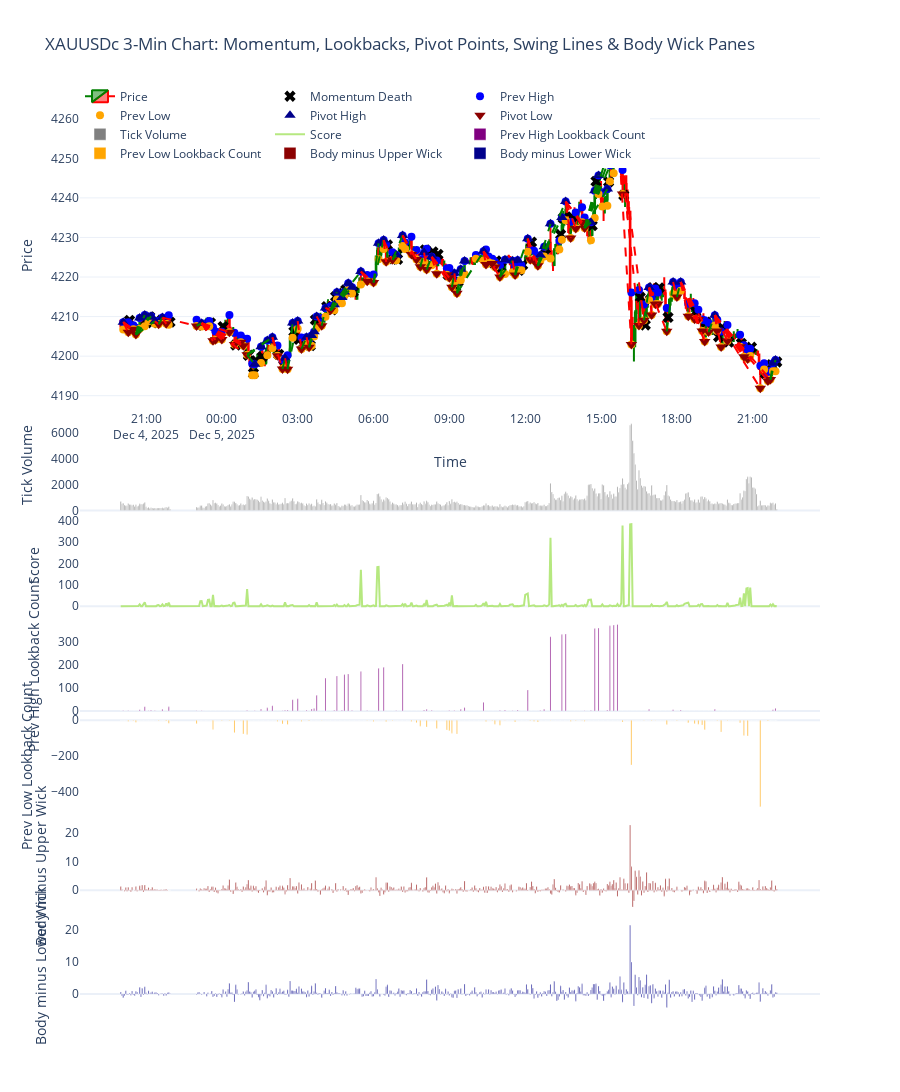

The notebook cell saved with this chart:
### Markdown cell above
only mark 'Momentum death' if the corresponding candlestick has 'body-upper' AND 'body-lower' positive values

### Code cell
import MetaTrader5 as mt5
import pandas as pd
import numpy as np
import plotly.graph_objects as go
from datetime import datetime, timedelta

# -------------------------
# 1. Initialize MT5
# -------------------------
if not mt5.initialize():
    print("MT5 initialization failed")
    mt5.shutdown()

# -------------------------
# 2. Fetch 3-minute data
# -------------------------
symbol = "XAUUSDc"
timeframe = mt5.TIMEFRAME_M3
n_bars = 500
utc_from = datetime.now() - timedelta(days=5)

rates = mt5.copy_rates_from(symbol, timeframe, utc_from, n_bars)
mt5.shutdown()

# -------------------------
# 3. Convert to DataFrame
# -------------------------
df = pd.DataFrame(rates)
df['time'] = pd.to_datetime(df['time'], unit='s')
df.set_index('time', inplace=True)
df = df[df.index.dayofweek < 5]

# -------------------------
# 4. Body / Wick Calculations (for Body-Upper and Body-Lower panes)
# -------------------------
df['body'] = abs(df['close'] - df['open'])
df['upper_wick'] = df['high'] - df[['open','close']].max(axis=1)
df['lower_wick'] = df[['open','close']].min(axis=1) - df['low']
df['body_minus_upper'] = df['body'] - df['upper_wick']
df['body_minus_lower'] = df['body'] - df['lower_wick']

# -------------------------
# 5. Compute Infinite Lookback Score (momentum)
# -------------------------
scores = [0]
for i in range(1, len(df)):
    curr_vol = df['tick_volume'].iloc[i]
    prev_vol = df['tick_volume'].iloc[i - 1]

    if curr_vol <= prev_vol:
        scores.append(0)
        continue

    score = 0
    j = i - 1
    while j >= 0:
        if df['tick_volume'].iloc[j] < curr_vol:
            score += 1
            j -= 1
        else:
            break
    scores.append(score)

df['score'] = scores

# -------------------------
# 6. Detect Momentum Death Points (only if body-minus-upper and body-minus-lower positive)
# -------------------------
momentum_death_x = []
momentum_death_y = []

for i in range(1, len(df)):
    if df['score'].iloc[i - 1] > 0 and df['score'].iloc[i] == 0:
        if df['body_minus_upper'].iloc[i] > 0 and df['body_minus_lower'].iloc[i] > 0:
            momentum_death_x.append(df.index[i])
            momentum_death_y.append(df['close'].iloc[i])

# -------------------------
# 7. Detect prev high/low marks
# -------------------------
prev_high_x = []
prev_high_y = []
prev_low_x = []
prev_low_y = []

for i in range(1, len(df)):
    if df['score'].iloc[i - 1] > 0 and df['score'].iloc[i] == 0:
        prev_high_x.append(df.index[i - 1])
        prev_high_y.append(df['high'].iloc[i - 1])
        prev_low_x.append(df.index[i - 1])
        prev_low_y.append(df['low'].iloc[i - 1])

# -------------------------
# 8. Compute Infinite-Left Lookback Count for Prev High
# -------------------------
prev_high_lookback_score = np.zeros(len(df))
prev_high_indices = [df.index.get_loc(x) for x in prev_high_x]

for idx in prev_high_indices:
    current_high = df['high'].iloc[idx]
    j = idx - 1
    lookback_count = 0
    while j >= 0:
        if df['low'].iloc[j] <= current_high <= df['high'].iloc[j]:
            break
        lookback_count += 1
        j -= 1
    prev_high_lookback_score[idx] = lookback_count

df['prev_high_lookback_score'] = prev_high_lookback_score

# -------------------------
# 9. Compute Infinite-Left Lookback Count for Prev Low (negative)
# -------------------------
prev_low_lookback_score = np.zeros(len(df))
prev_low_indices = [df.index.get_loc(x) for x in prev_low_x]

for idx in prev_low_indices:
    current_low = df['low'].iloc[idx]
    j = idx - 1
    lookback_count = 0
    while j >= 0:
        if df['low'].iloc[j] <= current_low <= df['high'].iloc[j]:
            break
        lookback_count += 1
        j -= 1
    prev_low_lookback_score[idx] = -lookback_count

df['prev_low_lookback_score'] = prev_low_lookback_score

# -------------------------
# 10. Determine Pivot Highs and Lows
# -------------------------
pivot_high_x = []
pivot_high_y = []
pivot_low_x = []
pivot_low_y = []

for i in range(len(df)):
    ph_score = df['prev_high_lookback_score'].iloc[i]
    pl_score = abs(df['prev_low_lookback_score'].iloc[i])

    if ph_score > pl_score and ph_score != 0:
        pivot_high_x.append(df.index[i])
        pivot_high_y.append(df['high'].iloc[i])
    elif pl_score > ph_score and pl_score != 0:
        pivot_low_x.append(df.index[i])
        pivot_low_y.append(df['low'].iloc[i])

# -------------------------
# 11. Connect Pivot Points with Break Lines
# -------------------------
swing_lines = []

pivot_points = sorted(
    [(x, y, 'high') for x, y in zip(pivot_high_x, pivot_high_y)] +
    [(x, y, 'low') for x, y in zip(pivot_low_x, pivot_low_y)],
    key=lambda t: t[0]
)

for i in range(len(pivot_points)):
    curr_time, curr_price, curr_type = pivot_points[i]

    for j in range(i - 1, -1, -1):
        prev_time, prev_price, prev_type = pivot_points[j]
        if prev_type != curr_type:
            line_color = 'green' if curr_type == 'high' else 'red'
            swing_lines.append({
                'x0': prev_time, 'y0': prev_price,
                'x1': curr_time, 'y1': curr_price,
                'color': line_color
            })
            break

# -------------------------
# 12. Plot 7-pane chart
# -------------------------
fig = go.Figure()

# Price pane
fig.add_trace(go.Candlestick(
    x=df.index,
    open=df['open'],
    high=df['high'],
    low=df['low'],
    close=df['close'],
    name='Price',
    increasing_line_color='green',
    decreasing_line_color='red'
))

# Momentum-death markers
fig.add_trace(go.Scatter(
    x=momentum_death_x,
    y=momentum_death_y,
    mode='markers',
    name='Momentum Death',
    marker=dict(size=10, color='black', symbol='x'),
    yaxis='y'
))

# Prev high/low circles
fig.add_trace(go.Scatter(
    x=prev_high_x,
    y=prev_high_y,
    mode='markers',
    name='Prev High',
    marker=dict(size=8, color='blue', symbol='circle'),
    yaxis='y'
))
fig.add_trace(go.Scatter(
    x=prev_low_x,
    y=prev_low_y,
    mode='markers',
    name='Prev Low',
    marker=dict(size=8, color='orange', symbol='circle'),
    yaxis='y'
))

# Pivot markers
fig.add_trace(go.Scatter(
    x=pivot_high_x,
    y=pivot_high_y,
    mode='markers',
    name='Pivot High',
    marker=dict(size=10, color='darkblue', symbol='triangle-up'),
    yaxis='y'
))
fig.add_trace(go.Scatter(
    x=pivot_low_x,
    y=pivot_low_y,
    mode='markers',
    name='Pivot Low',
    marker=dict(size=10, color='darkred', symbol='triangle-down'),
    yaxis='y'
))

# Add swing/break lines
for line in swing_lines:
    fig.add_shape(
        type='line',
        x0=line['x0'], y0=line['y0'],
        x1=line['x1'], y1=line['y1'],
        line=dict(color=line['color'], width=2, dash='dash'),
        xref='x', yref='y'
    )

# Tick Volume pane
fig.add_trace(go.Bar(
    x=df.index,
    y=df['tick_volume'],
    name='Tick Volume',
    marker_color='gray',
    yaxis='y2'
))

# Momentum score pane
fig.add_trace(go.Scatter(
    x=df.index,
    y=df['score'],
    mode='lines',
    name='Score',
    marker=dict(size=4),
    yaxis='y3'
))

# Prev High Lookback Count pane
fig.add_trace(go.Bar(
    x=df.index,
    y=df['prev_high_lookback_score'],
    name='Prev High Lookback Count',
    marker_color='purple',
    yaxis='y4'
))

# Prev Low Lookback Count pane
fig.add_trace(go.Bar(
    x=df.index,
    y=df['prev_low_lookback_score'],
    name='Prev Low Lookback Count',
    marker_color='orange',
    yaxis='y5'
))

# Body minus Upper Wick pane
fig.add_trace(go.Bar(
    x=df.index,
    y=df['body_minus_upper'],
    name='Body minus Upper Wick',
    marker_color='darkred',
    yaxis='y6'
))

# Body minus Lower Wick pane
fig.add_trace(go.Bar(
    x=df.index,
    y=df['body_minus_lower'],
    name='Body minus Lower Wick',
    marker_color='darkblue',
    yaxis='y7'
))

# Layout
fig.update_layout(
    template='plotly_white',
    title='XAUUSDc 3-Min Chart: Momentum, Lookbacks, Pivot Points, Swing Lines & Body Wick Panes',
    xaxis=dict(title='Time', rangeslider=dict(visible=False)),

    yaxis=dict(title='Price', domain=[0.66, 1]),
    yaxis2=dict(title='Tick Volume', domain=[0.55, 0.65], showgrid=False),
    yaxis3=dict(title='Score', domain=[0.44, 0.54], showgrid=False),
    yaxis4=dict(title='Prev High Lookback Count', domain=[0.33, 0.43], showgrid=False),
    yaxis5=dict(title='Prev Low Lookback Count', domain=[0.22, 0.32], showgrid=False),
    yaxis6=dict(title='Body minus Upper Wick', domain=[0.11, 0.21], showgrid=False),
    yaxis7=dict(title='Body minus Lower Wick', domain=[0.00, 0.10], showgrid=False),

    height=1400,
    legend=dict(orientation='h', y=1.02, x=0)
)

fig.show()

### Figure 1 — Plotly figure (JSON) as saved in the notebook; plotly's stock layout.template omitted (floating-point values rounded to 4 significant figures; data arrays with more than 128 entries replaced by an {"elided": "..."} marker saying what was removed)
{"data": [{"close": {"elided": "500 float values"}, "decreasing": {"line": {"color": "red"}}, "high": {"elided": "500 float values"}, "increasing": {"line": {"color": "green"}}, "low": {"elided": "500 float values"}, "name": "Price", "open": {"elided": "500 float values"}, "type": "candlestick", "x": {"elided": "500 str values"}}, {"marker": {"color": "black", "size": 10, "symbol": "x"}, "mode": "markers", "name": "Momentum Death", "type": "scatter", "x": ["2025-12-04T20:21:00", "2025-12-04T21:00:00", "2025-12-04T21:09:00", "2025-12-04T21:15:00", "2025-12-04T21:24:00", "2025-12-04T21:57:00", "2025-12-04T23:15:00", "2025-12-04T23:33:00", "2025-12-05T00:03:00", "2025-12-05T00:33:00", "2025-12-05T01:03:00", "2025-12-05T01:15:00", "2025-12-05T01:21:00", "2025-12-05T01:36:00", "2025-12-05T02:15:00", "2025-12-05T02:27:00", "2025-12-05T02:51:00", "2025-12-05T03:03:00", "2025-12-05T03:12:00", "2025-12-05T03:24:00", "2025-12-05T03:30:00", "2025-12-05T03:42:00", "2025-12-05T04:09:00", "2025-12-05T04:21:00", "2025-12-05T04:30:00", "2025-12-05T04:36:00", "2025-12-05T04:48:00", "2025-12-05T04:54:00", "2025-12-05T05:12:00", "2025-12-05T06:33:00", "2025-12-05T06:48:00", "2025-12-05T06:57:00", "2025-12-05T07:12:00", "2025-12-05T08:03:00", "2025-12-05T08:21:00", "2025-12-05T08:33:00", "2025-12-05T08:57:00", "2025-12-05T09:03:00", "2025-12-05T09:15:00", "2025-12-05T09:21:00", "2025-12-05T10:45:00", "2025-12-05T10:51:00", "2025-12-05T11:03:00", "2025-12-05T11:45:00", "2025-12-05T11:54:00", "2025-12-05T12:15:00", "2025-12-05T12:48:00", "2025-12-05T13:24:00", "2025-12-05T13:30:00", "2025-12-05T13:51:00", "2025-12-05T14:39:00", "2025-12-05T14:48:00", "2025-12-05T15:18:00", "2025-12-05T15:42:00", "2025-12-05T15:54:00", "2025-12-05T16:33:00", "2025-12-05T16:45:00", "2025-12-05T16:57:00", "2025-12-05T17:03:00", "2025-12-05T17:18:00", "2025-12-05T17:39:00", "2025-12-05T18:45:00", "2025-12-05T19:09:00", "2025-12-05T19:39:00", "2025-12-05T19:48:00", "2025-12-05T20:03:00", "2025-12-05T20:33:00", "2025-12-05T20:57:00", "2025-12-05T21:30:00", "2025-12-05T21:45:00", "2025-12-05T21:57:00"], "y": [4209.0, 4209.0, 4210.0, 4208.0, 4209.0, 4209.0, 4208.0, 4208.0, 4207.0, 4203.0, 4200.0, 4196.0, 4199.0, 4200.0, 4200.0, 4198.0, 4206.0, 4204.0, 4203.0, 4203.0, 4203.0, 4209.0, 4213.0, 4212.0, 4215.0, 4214.0, 4216.0, 4217.0, 4216.0, 4228.0, 4225.0, 4224.0, 4227.0, 4227.0, 4226.0, 4226.0, 4221.0, 4220.0, 4217.0, 4219.0, 4224.0, 4224.0, 4222.0, 4222.0, 4223.0, 4229.0, 4226.0, 4231.0, 4235.0, 4235.0, 4233.0, 4244.0, 4244.0, 4254.0, 4241.0, 4215.0, 4208.0, 4214.0, 4217.0, 4217.0, 4210.0, 4211.0, 4209.0, 4205.0, 4207.0, 4204.0, 4203.0, 4202.0, 4196.0, 4198.0, 4199.0], "yaxis": "y"}, {"marker": {"color": "blue", "size": 8, "symbol": "circle"}, "mode": "markers", "name": "Prev High", "type": "scatter", "x": {"elided": "140 str values"}, "y": {"elided": "140 float values"}, "yaxis": "y"}, {"marker": {"color": "orange", "size": 8, "symbol": "circle"}, "mode": "markers", "name": "Prev Low", "type": "scatter", "x": {"elided": "140 str values"}, "y": {"elided": "140 float values"}, "yaxis": "y"}, {"marker": {"color": "darkblue", "size": 10, "symbol": "triangle-up"}, "mode": "markers", "name": "Pivot High", "type": "scatter", "x": ["2025-12-04T20:06:00", "2025-12-04T20:45:00", "2025-12-04T20:57:00", "2025-12-04T21:06:00", "2025-12-04T21:12:00", "2025-12-04T21:21:00", "2025-12-04T21:39:00", "2025-12-04T23:12:00", "2025-12-05T01:18:00", "2025-12-05T01:33:00", "2025-12-05T01:48:00", "2025-12-05T02:00:00", "2025-12-05T02:30:00", "2025-12-05T02:48:00", "2025-12-05T03:00:00", "2025-12-05T03:21:00", "2025-12-05T03:33:00", "2025-12-05T03:39:00", "2025-12-05T03:45:00", "2025-12-05T04:06:00", "2025-12-05T04:27:00", "2025-12-05T04:33:00", "2025-12-05T04:45:00", "2025-12-05T04:51:00", "2025-12-05T05:00:00", "2025-12-05T05:09:00", "2025-12-05T05:30:00", "2025-12-05T06:12:00", "2025-12-05T06:24:00", "2025-12-05T06:54:00", "2025-12-05T07:09:00", "2025-12-05T08:00:00", "2025-12-05T08:18:00", "2025-12-05T09:12:00", "2025-12-05T09:27:00", "2025-12-05T09:36:00", "2025-12-05T10:21:00", "2025-12-05T11:12:00", "2025-12-05T11:30:00", "2025-12-05T11:42:00", "2025-12-05T12:06:00", "2025-12-05T12:36:00", "2025-12-05T12:45:00", "2025-12-05T13:00:00", "2025-12-05T13:27:00", "2025-12-05T13:36:00", "2025-12-05T14:36:00", "2025-12-05T14:45:00", "2025-12-05T14:54:00", "2025-12-05T15:15:00", "2025-12-05T15:21:00", "2025-12-05T15:30:00", "2025-12-05T15:39:00", "2025-12-05T16:54:00", "2025-12-05T17:51:00", "2025-12-05T18:09:00", "2025-12-05T19:30:00", "2025-12-05T21:48:00", "2025-12-05T21:54:00"], "y": [4209.0, 4210.0, 4210.0, 4210.0, 4210.0, 4209.0, 4210.0, 4208.0, 4198.0, 4202.0, 4204.0, 4205.0, 4199.0, 4208.0, 4209.0, 4205.0, 4205.0, 4206.0, 4210.0, 4212.0, 4213.0, 4216.0, 4215.0, 4216.0, 4218.0, 4217.0, 4221.0, 4229.0, 4229.0, 4226.0, 4230.0, 4226.0, 4225.0, 4221.0, 4222.0, 4224.0, 4226.0, 4224.0, 4224.0, 4224.0, 4230.0, 4225.0, 4228.0, 4233.0, 4235.0, 4239.0, 4234.0, 4242.0, 4246.0, 4242.0, 4248.0, 4253.0, 4259.0, 4217.0, 4219.0, 4219.0, 4210.0, 4198.0, 4199.0], "yaxis": "y"}, {"marker": {"color": "darkred", "size": 10, "symbol": "triangle-down"}, "mode": "markers", "name": "Pivot Low", "type": "scatter", "x": ["2025-12-04T20:18:00", "2025-12-04T20:30:00", "2025-12-04T20:36:00", "2025-12-04T21:30:00", "2025-12-04T21:48:00", "2025-12-04T23:00:00", "2025-12-04T23:39:00", "2025-12-04T23:45:00", "2025-12-05T00:00:00", "2025-12-05T00:18:00", "2025-12-05T00:30:00", "2025-12-05T00:45:00", "2025-12-05T00:51:00", "2025-12-05T01:00:00", "2025-12-05T02:12:00", "2025-12-05T02:24:00", "2025-12-05T02:36:00", "2025-12-05T03:09:00", "2025-12-05T03:27:00", "2025-12-05T03:57:00", "2025-12-05T04:18:00", "2025-12-05T05:45:00", "2025-12-05T06:00:00", "2025-12-05T06:30:00", "2025-12-05T06:45:00", "2025-12-05T07:30:00", "2025-12-05T07:42:00", "2025-12-05T07:51:00", "2025-12-05T08:06:00", "2025-12-05T08:30:00", "2025-12-05T08:54:00", "2025-12-05T09:00:00", "2025-12-05T09:06:00", "2025-12-05T09:18:00", "2025-12-05T10:27:00", "2025-12-05T10:42:00", "2025-12-05T10:48:00", "2025-12-05T11:00:00", "2025-12-05T11:36:00", "2025-12-05T12:12:00", "2025-12-05T12:21:00", "2025-12-05T12:30:00", "2025-12-05T13:48:00", "2025-12-05T14:00:00", "2025-12-05T14:15:00", "2025-12-05T14:21:00", "2025-12-05T15:51:00", "2025-12-05T16:12:00", "2025-12-05T16:30:00", "2025-12-05T16:42:00", "2025-12-05T17:00:00", "2025-12-05T17:09:00", "2025-12-05T17:15:00", "2025-12-05T17:36:00", "2025-12-05T18:00:00", "2025-12-05T18:27:00", "2025-12-05T18:42:00", "2025-12-05T18:51:00", "2025-12-05T19:00:00", "2025-12-05T19:06:00", "2025-12-05T19:15:00", "2025-12-05T19:36:00", "2025-12-05T19:45:00", "2025-12-05T20:00:00", "2025-12-05T20:30:00", "2025-12-05T20:39:00", "2025-12-05T20:48:00", "2025-12-05T21:18:00", "2025-12-05T21:36:00", "2025-12-05T21:42:00"], "y": [4206.0, 4207.0, 4205.0, 4208.0, 4208.0, 4208.0, 4204.0, 4204.0, 4204.0, 4206.0, 4203.0, 4204.0, 4203.0, 4200.0, 4200.0, 4197.0, 4197.0, 4202.0, 4202.0, 4208.0, 4212.0, 4219.0, 4219.0, 4224.0, 4224.0, 4226.0, 4224.0, 4223.0, 4222.0, 4221.0, 4221.0, 4220.0, 4217.0, 4216.0, 4223.0, 4223.0, 4223.0, 4220.0, 4220.0, 4224.0, 4224.0, 4223.0, 4230.0, 4232.0, 4234.0, 4232.0, 4241.0, 4203.0, 4208.0, 4209.0, 4210.0, 4213.0, 4213.0, 4206.0, 4215.0, 4210.0, 4209.0, 4209.0, 4206.0, 4204.0, 4206.0, 4206.0, 4202.0, 4204.0, 4202.0, 4200.0, 4199.0, 4192.0, 4194.0, 4194.0], "yaxis": "y"}, {"marker": {"color": "gray"}, "name": "Tick Volume", "type": "bar", "x": {"elided": "500 str values"}, "y": {"elided": "500 int values"}, "yaxis": "y2"}, {"marker": {"size": 4}, "mode": "lines", "name": "Score", "type": "scatter", "x": {"elided": "500 str values"}, "y": {"elided": "500 int values"}, "yaxis": "y3"}, {"marker": {"color": "purple"}, "name": "Prev High Lookback Count", "type": "bar", "x": {"elided": "500 str values"}, "y": {"elided": "500 float values"}, "yaxis": "y4"}, {"marker": {"color": "orange"}, "name": "Prev Low Lookback Count", "type": "bar", "x": {"elided": "500 str values"}, "y": {"elided": "500 float values"}, "yaxis": "y5"}, {"marker": {"color": "darkred"}, "name": "Body minus Upper Wick", "type": "bar", "x": {"elided": "500 str values"}, "y": {"elided": "500 float values"}, "yaxis": "y6"}, {"marker": {"color": "darkblue"}, "name": "Body minus Lower Wick", "type": "bar", "x": {"elided": "500 str values"}, "y": {"elided": "500 float values"}, "yaxis": "y7"}], "layout": {"height": 1400, "legend": {"orientation": "h", "x": 0, "y": 1.02}, "shapes": [{"line": {"color": "red", "dash": "dash", "width": 2}, "type": "line", "x0": "2025-12-04T20:06:00", "x1": "2025-12-04T20:18:00", "xref": "x", "y0": 4209.0, "y1": 4206.0, "yref": "y"}, {"line": {"color": "red", "dash": "dash", "width": 2}, "type": "line", "x0": "2025-12-04T20:06:00", "x1": "2025-12-04T20:30:00", "xref": "x", "y0": 4209.0, "y1": 4207.0, "yref": "y"}, {"line": {"color": "red", "dash": "dash", "width": 2}, "type": "line", "x0": "2025-12-04T20:06:00", "x1": "2025-12-04T20:36:00", "xref": "x", "y0": 4209.0, "y1": 4205.0, "yref": "y"}, {"line": {"color": "green", "dash": "dash", "width": 2}, "type": "line", "x0": "2025-12-04T20:36:00", "x1": "2025-12-04T20:45:00", "xref": "x", "y0": 4205.0, "y1": 4210.0, "yref": "y"}, {"line": {"color": "green", "dash": "dash", "width": 2}, "type": "line", "x0": "2025-12-04T20:36:00", "x1": "2025-12-04T20:57:00", "xref": "x", "y0": 4205.0, "y1": 4210.0, "yref": "y"}, {"line": {"color": "green", "dash": "dash", "width": 2}, "type": "line", "x0": "2025-12-04T20:36:00", "x1": "2025-12-04T21:06:00", "xref": "x", "y0": 4205.0, "y1": 4210.0, "yref": "y"}, {"line": {"color": "green", "dash": "dash", "width": 2}, "type": "line", "x0": "2025-12-04T20:36:00", "x1": "2025-12-04T21:12:00", "xref": "x", "y0": 4205.0, "y1": 4210.0, "yref": "y"}, {"line": {"color": "green", "dash": "dash", "width": 2}, "type": "line", "x0": "2025-12-04T20:36:00", "x1": "2025-12-04T21:21:00", "xref": "x", "y0": 4205.0, "y1": 4209.0, "yref": "y"}, {"line": {"color": "red", "dash": "dash", "width": 2}, "type": "line", "x0": "2025-12-04T21:21:00", "x1": "2025-12-04T21:30:00", "xref": "x", "y0": 4209.0, "y1": 4208.0, "yref": "y"}, {"line": {"color": "green", "dash": "dash", "width": 2}, "type": "line", "x0": "2025-12-04T21:30:00", "x1": "2025-12-04T21:39:00", "xref": "x", "y0": 4208.0, "y1": 4210.0, "yref": "y"}, {"line": {"color": "red", "dash": "dash", "width": 2}, "type": "line", "x0": "2025-12-04T21:39:00", "x1": "2025-12-04T21:48:00", "xref": "x", "y0": 4210.0, "y1": 4208.0, "yref": "y"}, {"line": {"color": "red", "dash": "dash", "width": 2}, "type": "line", "x0": "2025-12-04T21:39:00", "x1": "2025-12-04T23:00:00", "xref": "x", "y0": 4210.0, "y1": 4208.0, "yref": "y"}, {"line": {"color": "green", "dash": "dash", "width": 2}, "type": "line", "x0": "2025-12-04T23:00:00", "x1": "2025-12-04T23:12:00", "xref": "x", "y0": 4208.0, "y1": 4208.0, "yref": "y"}, {"line": {"color": "red", "dash": "dash", "width": 2}, "type": "line", "x0": "2025-12-04T23:12:00", "x1": "2025-12-04T23:39:00", "xref": "x", "y0": 4208.0, "y1": 4204.0, "yref": "y"}, {"line": {"color": "red", "dash": "dash", "width": 2}, "type": "line", "x0": "2025-12-04T23:12:00", "x1": "2025-12-04T23:45:00", "xref": "x", "y0": 4208.0, "y1": 4204.0, "yref": "y"}, {"line": {"color": "red", "dash": "dash", "width": 2}, "type": "line", "x0": "2025-12-04T23:12:00", "x1": "2025-12-05T00:00:00", "xref": "x", "y0": 4208.0, "y1": 4204.0, "yref": "y"}, {"line": {"color": "red", "dash": "dash", "width": 2}, "type": "line", "x0": "2025-12-04T23:12:00", "x1": "2025-12-05T00:18:00", "xref": "x", "y0": 4208.0, "y1": 4206.0, "yref": "y"}, {"line": {"color": "red", "dash": "dash", "width": 2}, "type": "line", "x0": "2025-12-04T23:12:00", "x1": "2025-12-05T00:30:00", "xref": "x", "y0": 4208.0, "y1": 4203.0, "yref": "y"}, {"line": {"color": "red", "dash": "dash", "width": 2}, "type": "line", "x0": "2025-12-04T23:12:00", "x1": "2025-12-05T00:45:00", "xref": "x", "y0": 4208.0, "y1": 4204.0, "yref": "y"}, {"line": {"color": "red", "dash": "dash", "width": 2}, "type": "line", "x0": "2025-12-04T23:12:00", "x1": "2025-12-05T00:51:00", "xref": "x", "y0": 4208.0, "y1": 4203.0, "yref": "y"}, {"line": {"color": "red", "dash": "dash", "width": 2}, "type": "line", "x0": "2025-12-04T23:12:00", "x1": "2025-12-05T01:00:00", "xref": "x", "y0": 4208.0, "y1": 4200.0, "yref": "y"}, {"line": {"color": "green", "dash": "dash", "width": 2}, "type": "line", "x0": "2025-12-05T01:00:00", "x1": "2025-12-05T01:18:00", "xref": "x", "y0": 4200.0, "y1": 4198.0, "yref": "y"}, {"line": {"color": "green", "dash": "dash", "width": 2}, "type": "line", "x0": "2025-12-05T01:00:00", "x1": "2025-12-05T01:33:00", "xref": "x", "y0": 4200.0, "y1": 4202.0, "yref": "y"}, {"line": {"color": "green", "dash": "dash", "width": 2}, "type": "line", "x0": "2025-12-05T01:00:00", "x1": "2025-12-05T01:48:00", "xref": "x", "y0": 4200.0, "y1": 4204.0, "yref": "y"}, {"line": {"color": "green", "dash": "dash", "width": 2}, "type": "line", "x0": "2025-12-05T01:00:00", "x1": "2025-12-05T02:00:00", "xref": "x", "y0": 4200.0, "y1": 4205.0, "yref": "y"}, {"line": {"color": "red", "dash": "dash", "width": 2}, "type": "line", "x0": "2025-12-05T02:00:00", "x1": "2025-12-05T02:12:00", "xref": "x", "y0": 4205.0, "y1": 4200.0, "yref": "y"}, {"line": {"color": "red", "dash": "dash", "width": 2}, "type": "line", "x0": "2025-12-05T02:00:00", "x1": "2025-12-05T02:24:00", "xref": "x", "y0": 4205.0, "y1": 4197.0, "yref": "y"}, {"line": {"color": "green", "dash": "dash", "width": 2}, "type": "line", "x0": "2025-12-05T02:24:00", "x1": "2025-12-05T02:30:00", "xref": "x", "y0": 4197.0, "y1": 4199.0, "yref": "y"}, {"line": {"color": "red", "dash": "dash", "width": 2}, "type": "line", "x0": "2025-12-05T02:30:00", "x1": "2025-12-05T02:36:00", "xref": "x", "y0": 4199.0, "y1": 4197.0, "yref": "y"}, {"line": {"color": "green", "dash": "dash", "width": 2}, "type": "line", "x0": "2025-12-05T02:36:00", "x1": "2025-12-05T02:48:00", "xref": "x", "y0": 4197.0, "y1": 4208.0, "yref": "y"}, {"line": {"color": "green", "dash": "dash", "width": 2}, "type": "line", "x0": "2025-12-05T02:36:00", "x1": "2025-12-05T03:00:00", "xref": "x", "y0": 4197.0, "y1": 4209.0, "yref": "y"}, {"line": {"color": "red", "dash": "dash", "width": 2}, "type": "line", "x0": "2025-12-05T03:00:00", "x1": "2025-12-05T03:09:00", "xref": "x", "y0": 4209.0, "y1": 4202.0, "yref": "y"}, {"line": {"color": "green", "dash": "dash", "width": 2}, "type": "line", "x0": "2025-12-05T03:09:00", "x1": "2025-12-05T03:21:00", "xref": "x", "y0": 4202.0, "y1": 4205.0, "yref": "y"}, {"line": {"color": "red", "dash": "dash", "width": 2}, "type": "line", "x0": "2025-12-05T03:21:00", "x1": "2025-12-05T03:27:00", "xref": "x", "y0": 4205.0, "y1": 4202.0, "yref": "y"}, {"line": {"color": "green", "dash": "dash", "width": 2}, "type": "line", "x0": "2025-12-05T03:27:00", "x1": "2025-12-05T03:33:00", "xref": "x", "y0": 4202.0, "y1": 4205.0, "yref": "y"}, {"line": {"color": "green", "dash": "dash", "width": 2}, "type": "line", "x0": "2025-12-05T03:27:00", "x1": "2025-12-05T03:39:00", "xref": "x", "y0": 4202.0, "y1": 4206.0, "yref": "y"}, {"line": {"color": "green", "dash": "dash", "width": 2}, "type": "line", "x0": "2025-12-05T03:27:00", "x1": "2025-12-05T03:45:00", "xref": "x", "y0": 4202.0, "y1": 4210.0, "yref": "y"}, {"line": {"color": "red", "dash": "dash", "width": 2}, "type": "line", "x0": "2025-12-05T03:45:00", "x1": "2025-12-05T03:57:00", "xref": "x", "y0": 4210.0, "y1": 4208.0, "yref": "y"}, {"line": {"color": "green", "dash": "dash", "width": 2}, "type": "line", "x0": "2025-12-05T03:57:00", "x1": "2025-12-05T04:06:00", "xref": "x", "y0": 4208.0, "y1": 4212.0, "yref": "y"}, {"line": {"color": "red", "dash": "dash", "width": 2}, "type": "line", "x0": "2025-12-05T04:06:00", "x1": "2025-12-05T04:18:00", "xref": "x", "y0": 4212.0, "y1": 4212.0, "yref": "y"}, {"line": {"color": "green", "dash": "dash", "width": 2}, "type": "line", "x0": "2025-12-05T04:18:00", "x1": "2025-12-05T04:27:00", "xref": "x", "y0": 4212.0, "y1": 4213.0, "yref": "y"}, {"line": {"color": "green", "dash": "dash", "width": 2}, "type": "line", "x0": "2025-12-05T04:18:00", "x1": "2025-12-05T04:33:00", "xref": "x", "y0": 4212.0, "y1": 4216.0, "yref": "y"}, {"line": {"color": "green", "dash": "dash", "width": 2}, "type": "line", "x0": "2025-12-05T04:18:00", "x1": "2025-12-05T04:45:00", "xref": "x", "y0": 4212.0, "y1": 4215.0, "yref": "y"}, {"line": {"color": "green", "dash": "dash", "width": 2}, "type": "line", "x0": "2025-12-05T04:18:00", "x1": "2025-12-05T04:51:00", "xref": "x", "y0": 4212.0, "y1": 4216.0, "yref": "y"}, {"line": {"color": "green", "dash": "dash", "width": 2}, "type": "line", "x0": "2025-12-05T04:18:00", "x1": "2025-12-05T05:00:00", "xref": "x", "y0": 4212.0, "y1": 4218.0, "yref": "y"}, {"line": {"color": "green", "dash": "dash", "width": 2}, "type": "line", "x0": "2025-12-05T04:18:00", "x1": "2025-12-05T05:09:00", "xref": "x", "y0": 4212.0, "y1": 4217.0, "yref": "y"}, {"line": {"color": "green", "dash": "dash", "width": 2}, "type": "line", "x0": "2025-12-05T04:18:00", "x1": "2025-12-05T05:30:00", "xref": "x", "y0": 4212.0, "y1": 4221.0, "yref": "y"}, {"line": {"color": "red", "dash": "dash", "width": 2}, "type": "line", "x0": "2025-12-05T05:30:00", "x1": "2025-12-05T05:45:00", "xref": "x", "y0": 4221.0, "y1": 4219.0, "yref": "y"}, {"line": {"color": "red", "dash": "dash", "width": 2}, "type": "line", "x0": "2025-12-05T05:30:00", "x1": "2025-12-05T06:00:00", "xref": "x", "y0": 4221.0, "y1": 4219.0, "yref": "y"}, {"line": {"color": "green", "dash": "dash", "width": 2}, "type": "line", "x0": "2025-12-05T06:00:00", "x1": "2025-12-05T06:12:00", "xref": "x", "y0": 4219.0, "y1": 4229.0, "yref": "y"}, {"line": {"color": "green", "dash": "dash", "width": 2}, "type": "line", "x0": "2025-12-05T06:00:00", "x1": "2025-12-05T06:24:00", "xref": "x", "y0": 4219.0, "y1": 4229.0, "yref": "y"}, {"line": {"color": "red", "dash": "dash", "width": 2}, "type": "line", "x0": "2025-12-05T06:24:00", "x1": "2025-12-05T06:30:00", "xref": "x", "y0": 4229.0, "y1": 4224.0, "yref": "y"}, {"line": {"color": "red", "dash": "dash", "width": 2}, "type": "line", "x0": "2025-12-05T06:24:00", "x1": "2025-12-05T06:45:00", "xref": "x", "y0": 4229.0, "y1": 4224.0, "yref": "y"}, {"line": {"color": "green", "dash": "dash", "width": 2}, "type": "line", "x0": "2025-12-05T06:45:00", "x1": "2025-12-05T06:54:00", "xref": "x", "y0": 4224.0, "y1": 4226.0, "yref": "y"}, {"line": {"color": "green", "dash": "dash", "width": 2}, "type": "line", "x0": "2025-12-05T06:45:00", "x1": "2025-12-05T07:09:00", "xref": "x", "y0": 4224.0, "y1": 4230.0, "yref": "y"}, {"line": {"color": "red", "dash": "dash", "width": 2}, "type": "line", "x0": "2025-12-05T07:09:00", "x1": "2025-12-05T07:30:00", "xref": "x", "y0": 4230.0, "y1": 4226.0, "yref": "y"}, {"line": {"color": "red", "dash": "dash", "width": 2}, "type": "line", "x0": "2025-12-05T07:09:00", "x1": "2025-12-05T07:42:00", "xref": "x", "y0": 4230.0, "y1": 4224.0, "yref": "y"}, {"line": {"color": "red", "dash": "dash", "width": 2}, "type": "line", "x0": "2025-12-05T07:09:00", "x1": "2025-12-05T07:51:00", "xref": "x", "y0": 4230.0, "y1": 4223.0, "yref": "y"}, {"line": {"color": "green", "dash": "dash", "width": 2}, "type": "line", "x0": "2025-12-05T07:51:00", "x1": "2025-12-05T08:00:00", "xref": "x", "y0": 4223.0, "y1": 4226.0, "yref": "y"}, {"line": {"color": "red", "dash": "dash", "width": 2}, "type": "line", "x0": "2025-12-05T08:00:00", "x1": "2025-12-05T08:06:00", "xref": "x", "y0": 4226.0, "y1": 4222.0, "yref": "y"}, {"line": {"color": "green", "dash": "dash", "width": 2}, "type": "line", "x0": "2025-12-05T08:06:00", "x1": "2025-12-05T08:18:00", "xref": "x", "y0": 4222.0, "y1": 4225.0, "yref": "y"}, {"line": {"color": "red", "dash": "dash", "width": 2}, "type": "line", "x0": "2025-12-05T08:18:00", "x1": "2025-12-05T08:30:00", "xref": "x", "y0": 4225.0, "y1": 4221.0, "yref": "y"}, {"line": {"color": "red", "dash": "dash", "width": 2}, "type": "line", "x0": "2025-12-05T08:18:00", "x1": "2025-12-05T08:54:00", "xref": "x", "y0": 4225.0, "y1": 4221.0, "yref": "y"}, {"line": {"color": "red", "dash": "dash", "width": 2}, "type": "line", "x0": "2025-12-05T08:18:00", "x1": "2025-12-05T09:00:00", "xref": "x", "y0": 4225.0, "y1": 4220.0, "yref": "y"}, {"line": {"color": "red", "dash": "dash", "width": 2}, "type": "line", "x0": "2025-12-05T08:18:00", "x1": "2025-12-05T09:06:00", "xref": "x", "y0": 4225.0, "y1": 4217.0, "yref": "y"}, {"line": {"color": "green", "dash": "dash", "width": 2}, "type": "line", "x0": "2025-12-05T09:06:00", "x1": "2025-12-05T09:12:00", "xref": "x", "y0": 4217.0, "y1": 4221.0, "yref": "y"}, {"line": {"color": "red", "dash": "dash", "width": 2}, "type": "line", "x0": "2025-12-05T09:12:00", "x1": "2025-12-05T09:18:00", "xref": "x", "y0": 4221.0, "y1": 4216.0, "yref": "y"}, {"line": {"color": "green", "dash": "dash", "width": 2}, "type": "line", "x0": "2025-12-05T09:18:00", "x1": "2025-12-05T09:27:00", "xref": "x", "y0": 4216.0, "y1": 4222.0, "yref": "y"}, {"line": {"color": "green", "dash": "dash", "width": 2}, "type": "line", "x0": "2025-12-05T09:18:00", "x1": "2025-12-05T09:36:00", "xref": "x", "y0": 4216.0, "y1": 4224.0, "yref": "y"}, {"line": {"color": "green", "dash": "dash", "width": 2}, "type": "line", "x0": "2025-12-05T09:18:00", "x1": "2025-12-05T10:21:00", "xref": "x", "y0": 4216.0, "y1": 4226.0, "yref": "y"}, {"line": {"color": "red", "dash": "dash", "width": 2}, "type": "line", "x0": "2025-12-05T10:21:00", "x1": "2025-12-05T10:27:00", "xref": "x", "y0": 4226.0, "y1": 4223.0, "yref": "y"}, {"line": {"color": "red", "dash": "dash", "width": 2}, "type": "line", "x0": "2025-12-05T10:21:00", "x1": "2025-12-05T10:42:00", "xref": "x", "y0": 4226.0, "y1": 4223.0, "yref": "y"}, {"line": {"color": "red", "dash": "dash", "width": 2}, "type": "line", "x0": "2025-12-05T10:21:00", "x1": "2025-12-05T10:48:00", "xref": "x", "y0": 4226.0, "y1": 4223.0, "yref": "y"}, {"line": {"color": "red", "dash": "dash", "width": 2}, "type": "line", "x0": "2025-12-05T10:21:00", "x1": "2025-12-05T11:00:00", "xref": "x", "y0": 4226.0, "y1": 4220.0, "yref": "y"}, {"line": {"color": "green", "dash": "dash", "width": 2}, "type": "line", "x0": "2025-12-05T11:00:00", "x1": "2025-12-05T11:12:00", "xref": "x", "y0": 4220.0, "y1": 4224.0, "yref": "y"}, {"line": {"color": "green", "dash": "dash", "width": 2}, "type": "line", "x0": "2025-12-05T11:00:00", "x1": "2025-12-05T11:30:00", "xref": "x", "y0": 4220.0, "y1": 4224.0, "yref": "y"}, {"line": {"color": "red", "dash": "dash", "width": 2}, "type": "line", "x0": "2025-12-05T11:30:00", "x1": "2025-12-05T11:36:00", "xref": "x", "y0": 4224.0, "y1": 4220.0, "yref": "y"}, {"line": {"color": "green", "dash": "dash", "width": 2}, "type": "line", "x0": "2025-12-05T11:36:00", "x1": "2025-12-05T11:42:00", "xref": "x", "y0": 4220.0, "y1": 4224.0, "yref": "y"}, {"line": {"color": "green", "dash": "dash", "width": 2}, "type": "line", "x0": "2025-12-05T11:36:00", "x1": "2025-12-05T12:06:00", "xref": "x", "y0": 4220.0, "y1": 4230.0, "yref": "y"}, {"line": {"color": "red", "dash": "dash", "width": 2}, "type": "line", "x0": "2025-12-05T12:06:00", "x1": "2025-12-05T12:12:00", "xref": "x", "y0": 4230.0, "y1": 4224.0, "yref": "y"}, {"line": {"color": "red", "dash": "dash", "width": 2}, "type": "line", "x0": "2025-12-05T12:06:00", "x1": "2025-12-05T12:21:00", "xref": "x", "y0": 4230.0, "y1": 4224.0, "yref": "y"}, {"line": {"color": "red", "dash": "dash", "width": 2}, "type": "line", "x0": "2025-12-05T12:06:00", "x1": "2025-12-05T12:30:00", "xref": "x", "y0": 4230.0, "y1": 4223.0, "yref": "y"}, {"line": {"color": "green", "dash": "dash", "width": 2}, "type": "line", "x0": "2025-12-05T12:30:00", "x1": "2025-12-05T12:36:00", "xref": "x", "y0": 4223.0, "y1": 4225.0, "yref": "y"}, {"line": {"color": "green", "dash": "dash", "width": 2}, "type": "line", "x0": "2025-12-05T12:30:00", "x1": "2025-12-05T12:45:00", "xref": "x", "y0": 4223.0, "y1": 4228.0, "yref": "y"}, {"line": {"color": "green", "dash": "dash", "width": 2}, "type": "line", "x0": "2025-12-05T12:30:00", "x1": "2025-12-05T13:00:00", "xref": "x", "y0": 4223.0, "y1": 4233.0, "yref": "y"}, {"line": {"color": "green", "dash": "dash", "width": 2}, "type": "line", "x0": "2025-12-05T12:30:00", "x1": "2025-12-05T13:27:00", "xref": "x", "y0": 4223.0, "y1": 4235.0, "yref": "y"}, {"line": {"color": "green", "dash": "dash", "width": 2}, "type": "line", "x0": "2025-12-05T12:30:00", "x1": "2025-12-05T13:36:00", "xref": "x", "y0": 4223.0, "y1": 4239.0, "yref": "y"}, {"line": {"color": "red", "dash": "dash", "width": 2}, "type": "line", "x0": "2025-12-05T13:36:00", "x1": "2025-12-05T13:48:00", "xref": "x", "y0": 4239.0, "y1": 4230.0, "yref": "y"}, {"line": {"color": "red", "dash": "dash", "width": 2}, "type": "line", "x0": "2025-12-05T13:36:00", "x1": "2025-12-05T14:00:00", "xref": "x", "y0": 4239.0, "y1": 4232.0, "yref": "y"}, {"line": {"color": "red", "dash": "dash", "width": 2}, "type": "line", "x0": "2025-12-05T13:36:00", "x1": "2025-12-05T14:15:00", "xref": "x", "y0": 4239.0, "y1": 4234.0, "yref": "y"}, {"line": {"color": "red", "dash": "dash", "width": 2}, "type": "line", "x0": "2025-12-05T13:36:00", "x1": "2025-12-05T14:21:00", "xref": "x", "y0": 4239.0, "y1": 4232.0, "yref": "y"}, {"line": {"color": "green", "dash": "dash", "width": 2}, "type": "line", "x0": "2025-12-05T14:21:00", "x1": "2025-12-05T14:36:00", "xref": "x", "y0": 4232.0, "y1": 4234.0, "yref": "y"}, {"line": {"color": "green", "dash": "dash", "width": 2}, "type": "line", "x0": "2025-12-05T14:21:00", "x1": "2025-12-05T14:45:00", "xref": "x", "y0": 4232.0, "y1": 4242.0, "yref": "y"}, {"line": {"color": "green", "dash": "dash", "width": 2}, "type": "line", "x0": "2025-12-05T14:21:00", "x1": "2025-12-05T14:54:00", "xref": "x", "y0": 4232.0, "y1": 4246.0, "yref": "y"}, {"line": {"color": "green", "dash": "dash", "width": 2}, "type": "line", "x0": "2025-12-05T14:21:00", "x1": "2025-12-05T15:15:00", "xref": "x", "y0": 4232.0, "y1": 4242.0, "yref": "y"}, {"line": {"color": "green", "dash": "dash", "width": 2}, "type": "line", "x0": "2025-12-05T14:21:00", "x1": "2025-12-05T15:21:00", "xref": "x", "y0": 4232.0, "y1": 4248.0, "yref": "y"}, {"line": {"color": "green", "dash": "dash", "width": 2}, "type": "line", "x0": "2025-12-05T14:21:00", "x1": "2025-12-05T15:30:00", "xref": "x", "y0": 4232.0, "y1": 4253.0, "yref": "y"}, {"line": {"color": "green", "dash": "dash", "width": 2}, "type": "line", "x0": "2025-12-05T14:21:00", "x1": "2025-12-05T15:39:00", "xref": "x", "y0": 4232.0, "y1": 4259.0, "yref": "y"}, {"line": {"color": "red", "dash": "dash", "width": 2}, "type": "line", "x0": "2025-12-05T15:39:00", "x1": "2025-12-05T15:51:00", "xref": "x", "y0": 4259.0, "y1": 4241.0, "yref": "y"}, {"line": {"color": "red", "dash": "dash", "width": 2}, "type": "line", "x0": "2025-12-05T15:39:00", "x1": "2025-12-05T16:12:00", "xref": "x", "y0": 4259.0, "y1": 4203.0, "yref": "y"}, {"line": {"color": "red", "dash": "dash", "width": 2}, "type": "line", "x0": "2025-12-05T15:39:00", "x1": "2025-12-05T16:30:00", "xref": "x", "y0": 4259.0, "y1": 4208.0, "yref": "y"}, {"line": {"color": "red", "dash": "dash", "width": 2}, "type": "line", "x0": "2025-12-05T15:39:00", "x1": "2025-12-05T16:42:00", "xref": "x", "y0": 4259.0, "y1": 4209.0, "yref": "y"}, {"line": {"color": "green", "dash": "dash", "width": 2}, "type": "line", "x0": "2025-12-05T16:42:00", "x1": "2025-12-05T16:54:00", "xref": "x", "y0": 4209.0, "y1": 4217.0, "yref": "y"}, {"line": {"color": "red", "dash": "dash", "width": 2}, "type": "line", "x0": "2025-12-05T16:54:00", "x1": "2025-12-05T17:00:00", "xref": "x", "y0": 4217.0, "y1": 4210.0, "yref": "y"}, {"line": {"color": "red", "dash": "dash", "width": 2}, "type": "line", "x0": "2025-12-05T16:54:00", "x1": "2025-12-05T17:09:00", "xref": "x", "y0": 4217.0, "y1": 4213.0, "yref": "y"}, {"line": {"color": "red", "dash": "dash", "width": 2}, "type": "line", "x0": "2025-12-05T16:54:00", "x1": "2025-12-05T17:15:00", "xref": "x", "y0": 4217.0, "y1": 4213.0, "yref": "y"}, {"line": {"color": "red", "dash": "dash", "width": 2}, "type": "line", "x0": "2025-12-05T16:54:00", "x1": "2025-12-05T17:36:00", "xref": "x", "y0": 4217.0, "y1": 4206.0, "yref": "y"}, {"line": {"color": "green", "dash": "dash", "width": 2}, "type": "line", "x0": "2025-12-05T17:36:00", "x1": "2025-12-05T17:51:00", "xref": "x", "y0": 4206.0, "y1": 4219.0, "yref": "y"}, {"line": {"color": "red", "dash": "dash", "width": 2}, "type": "line", "x0": "2025-12-05T17:51:00", "x1": "2025-12-05T18:00:00", "xref": "x", "y0": 4219.0, "y1": 4215.0, "yref": "y"}, {"line": {"color": "green", "dash": "dash", "width": 2}, "type": "line", "x0": "2025-12-05T18:00:00", "x1": "2025-12-05T18:09:00", "xref": "x", "y0": 4215.0, "y1": 4219.0, "yref": "y"}, {"line": {"color": "red", "dash": "dash", "width": 2}, "type": "line", "x0": "2025-12-05T18:09:00", "x1": "2025-12-05T18:27:00", "xref": "x", "y0": 4219.0, "y1": 4210.0, "yref": "y"}, {"line": {"color": "red", "dash": "dash", "width": 2}, "type": "line", "x0": "2025-12-05T18:09:00", "x1": "2025-12-05T18:42:00", "xref": "x", "y0": 4219.0, "y1": 4209.0, "yref": "y"}, {"line": {"color": "red", "dash": "dash", "width": 2}, "type": "line", "x0": "2025-12-05T18:09:00", "x1": "2025-12-05T18:51:00", "xref": "x", "y0": 4219.0, "y1": 4209.0, "yref": "y"}, {"line": {"color": "red", "dash": "dash", "width": 2}, "type": "line", "x0": "2025-12-05T18:09:00", "x1": "2025-12-05T19:00:00", "xref": "x", "y0": 4219.0, "y1": 4206.0, "yref": "y"}, {"line": {"color": "red", "dash": "dash", "width": 2}, "type": "line", "x0": "2025-12-05T18:09:00", "x1": "2025-12-05T19:06:00", "xref": "x", "y0": 4219.0, "y1": 4204.0, "yref": "y"}, {"line": {"color": "red", "dash": "dash", "width": 2}, "type": "line", "x0": "2025-12-05T18:09:00", "x1": "2025-12-05T19:15:00", "xref": "x", "y0": 4219.0, "y1": 4206.0, "yref": "y"}, {"line": {"color": "green", "dash": "dash", "width": 2}, "type": "line", "x0": "2025-12-05T19:15:00", "x1": "2025-12-05T19:30:00", "xref": "x", "y0": 4206.0, "y1": 4210.0, "yref": "y"}, {"line": {"color": "red", "dash": "dash", "width": 2}, "type": "line", "x0": "2025-12-05T19:30:00", "x1": "2025-12-05T19:36:00", "xref": "x", "y0": 4210.0, "y1": 4206.0, "yref": "y"}, {"line": {"color": "red", "dash": "dash", "width": 2}, "type": "line", "x0": "2025-12-05T19:30:00", "x1": "2025-12-05T19:45:00", "xref": "x", "y0": 4210.0, "y1": 4202.0, "yref": "y"}, {"line": {"color": "red", "dash": "dash", "width": 2}, "type": "line", "x0": "2025-12-05T19:30:00", "x1": "2025-12-05T20:00:00", "xref": "x", "y0": 4210.0, "y1": 4204.0, "yref": "y"}, {"line": {"color": "red", "dash": "dash", "width": 2}, "type": "line", "x0": "2025-12-05T19:30:00", "x1": "2025-12-05T20:30:00", "xref": "x", "y0": 4210.0, "y1": 4202.0, "yref": "y"}, {"line": {"color": "red", "dash": "dash", "width": 2}, "type": "line", "x0": "2025-12-05T19:30:00", "x1": "2025-12-05T20:39:00", "xref": "x", "y0": 4210.0, "y1": 4200.0, "yref": "y"}, {"line": {"color": "red", "dash": "dash", "width": 2}, "type": "line", "x0": "2025-12-05T19:30:00", "x1": "2025-12-05T20:48:00", "xref": "x", "y0": 4210.0, "y1": 4199.0, "yref": "y"}, {"line": {"color": "red", "dash": "dash", "width": 2}, "type": "line", "x0": "2025-12-05T19:30:00", "x1": "2025-12-05T21:18:00", "xref": "x", "y0": 4210.0, "y1": 4192.0, "yref": "y"}, {"line": {"color": "red", "dash": "dash", "width": 2}, "type": "line", "x0": "2025-12-05T19:30:00", "x1": "2025-12-05T21:36:00", "xref": "x", "y0": 4210.0, "y1": 4194.0, "yref": "y"}, {"line": {"color": "red", "dash": "dash", "width": 2}, "type": "line", "x0": "2025-12-05T19:30:00", "x1": "2025-12-05T21:42:00", "xref": "x", "y0": 4210.0, "y1": 4194.0, "yref": "y"}, {"line": {"color": "green", "dash": "dash", "width": 2}, "type": "line", "x0": "2025-12-05T21:42:00", "x1": "2025-12-05T21:48:00", "xref": "x", "y0": 4194.0, "y1": 4198.0, "yref": "y"}, {"line": {"color": "green", "dash": "dash", "width": 2}, "type": "line", "x0": "2025-12-05T21:42:00", "x1": "2025-12-05T21:54:00", "xref": "x", "y0": 4194.0, "y1": 4199.0, "yref": "y"}], "title": {"text": "XAUUSDc 3-Min Chart: Momentum, Lookbacks, Pivot Points, Swing Lines & Body Wick Panes"}, "xaxis": {"rangeslider": {"visible": false}, "title": {"text": "Time"}}, "yaxis": {"domain": [0.66, 1], "title": {"text": "Price"}}, "yaxis2": {"domain": [0.55, 0.65], "showgrid": false, "title": {"text": "Tick Volume"}}, "yaxis3": {"domain": [0.44, 0.54], "showgrid": false, "title": {"text": "Score"}}, "yaxis4": {"domain": [0.33, 0.43], "showgrid": false, "title": {"text": "Prev High Lookback Count"}}, "yaxis5": {"domain": [0.22, 0.32], "showgrid": false, "title": {"text": "Prev Low Lookback Count"}}, "yaxis6": {"domain": [0.11, 0.21], "showgrid": false, "title": {"text": "Body minus Upper Wick"}}, "yaxis7": {"domain": [0, 0.1], "showgrid": false, "title": {"text": "Body minus Lower Wick"}}}}
